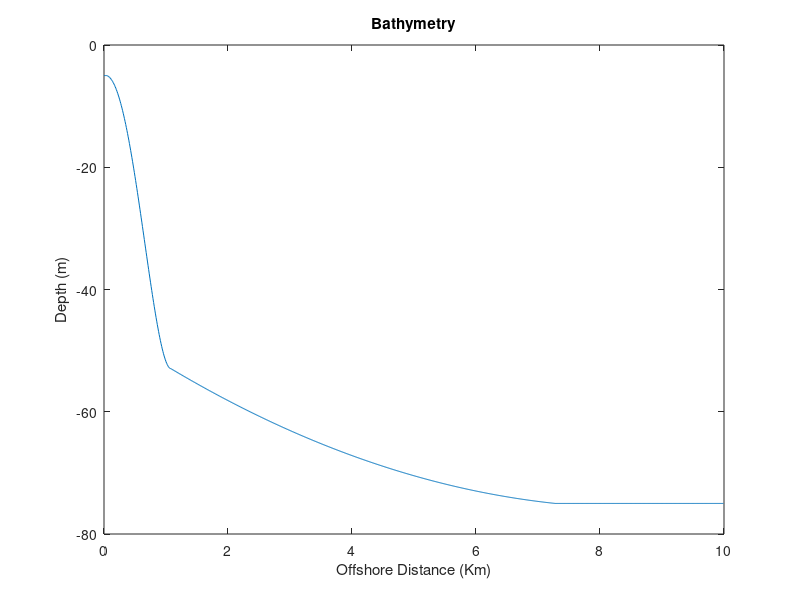

Source code (MATLAB):
clear all;
close all
clc

X=0:10:50000;
X=X';
Bathymetry=nan(size(X,1),1);
%Real values from Walter Paper for Monterey Bay
%X=[41.5162440000000,171.480150000000,301.444050000000,366.426000000000,420.577620000000,474.729240000000,528.880900000000,583.032500000000,637.184140000000,675.090250000000,707.581200000000,767.148000000000,848.375440000000,913.357400000000,1005.41520000000,1124.54880000000,1297.83390000000,1606.49820000000,1920.57760000000,2180.50550000000,2505.41520000000,2884.47640000000,3274.36830000000,3761.73280000000,4232.85200000000,4758.12300000000,5256.31760000000,5694.94600000000,6128.15900000000,6620.93900000000,7037.90600000000,7416.96740000000,7725.63170000000];
%Y=[-5.43629360000000,-7.53667970000000,-10.0077220000000,-13.2200775000000,-16.4942100000000,-19.7683400000000,-22.9189190000000,-26.0077230000000,-29.3436300000000,-33.1737440000000,-37.4362950000000,-41.0810800000000,-44.7258700000000,-48.3088800000000,-51.9536670000000,-54.7335900000000,-57.0810800000000,-59.1196900000000,-60.7258700000000,-62.5173760000000,-64,-65.6061800000000,-67.4594600000000,-69.3745200000000,-71.2278000000000,-73.2046360000000,-74.6254800000000,-75.9227800000000,-76.6640900000000,-77.7142900000000,-78.2702700000000,-78.8262560000000,-79.1969150000000];

for i=1:size(X,1)
    if X(i)<50
        Bathymetry(i)=-5;
    elseif X(i)<1080
        p1 = 5e-11;
        p2 = -3e-8;
        p3 = -7e-5;
        p4 = .0032;
        p5 = -5;
        Bathymetry(i)=p1*X(i).^4+p2*X(i).^3+p3*X(i).^2+p4*X(i)+p5;
    elseif X(i)<7280
        p1 = 4e-7;
        p2 = -0.0069;
        p3 = -45.97;
        Bathymetry(i)=p1*X(i).^2+p2*X(i)+p3;
    else
        Bathymetry(i)=-75;
    end
end
plot(X(1:1000)/1000,Bathymetry(1:1000));
xlabel('Offshore Distance (Km)')
ylabel('Depth (m)');
title('Bathymetry');

